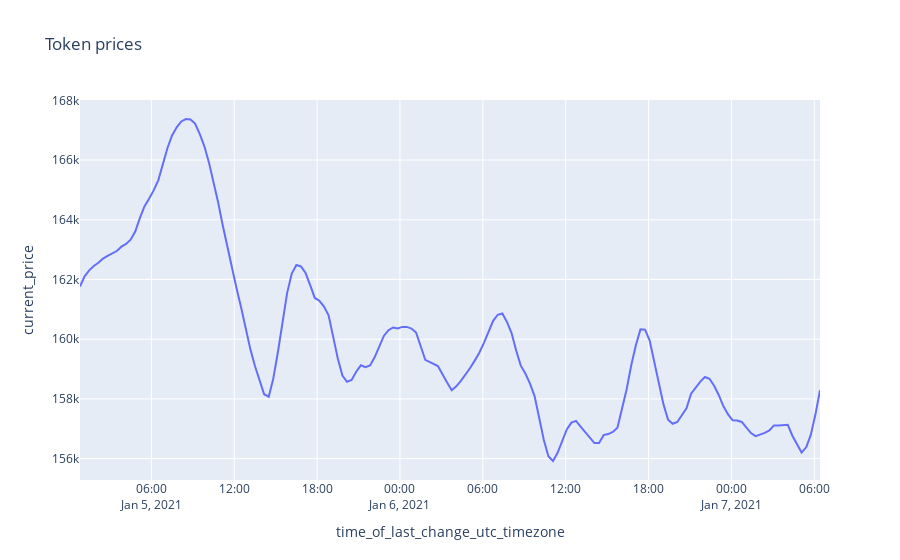

Write notebook code for a chart like this one.
### Code cell
fig = px.line(df, x="time_of_last_change_utc_timezone", y="current_price", title='Token prices')
fig.show()

### Figure 1 — Plotly figure (JSON) as saved in the notebook; plotly's stock layout.template omitted (floating-point values rounded to 4 significant figures; data arrays with more than 128 entries replaced by an {"elided": "..."} marker saying what was removed)
{"data": [{"hovertemplate": "time_of_last_change_utc_timezone=%{x}<br>current_price=%{y}<extra></extra>", "legendgroup": "", "line": {"color": "#636efa", "dash": "solid"}, "mode": "lines", "name": "", "orientation": "v", "showlegend": false, "type": "scatter", "x": {"elided": "160 str values"}, "xaxis": "x", "y": {"elided": "160 int values"}, "yaxis": "y"}], "layout": {"legend": {"tracegroupgap": 0}, "title": {"text": "Token prices"}, "xaxis": {"anchor": "y", "domain": [0, 1], "title": {"text": "time_of_last_change_utc_timezone"}}, "yaxis": {"anchor": "x", "domain": [0, 1], "title": {"text": "current_price"}}}}
